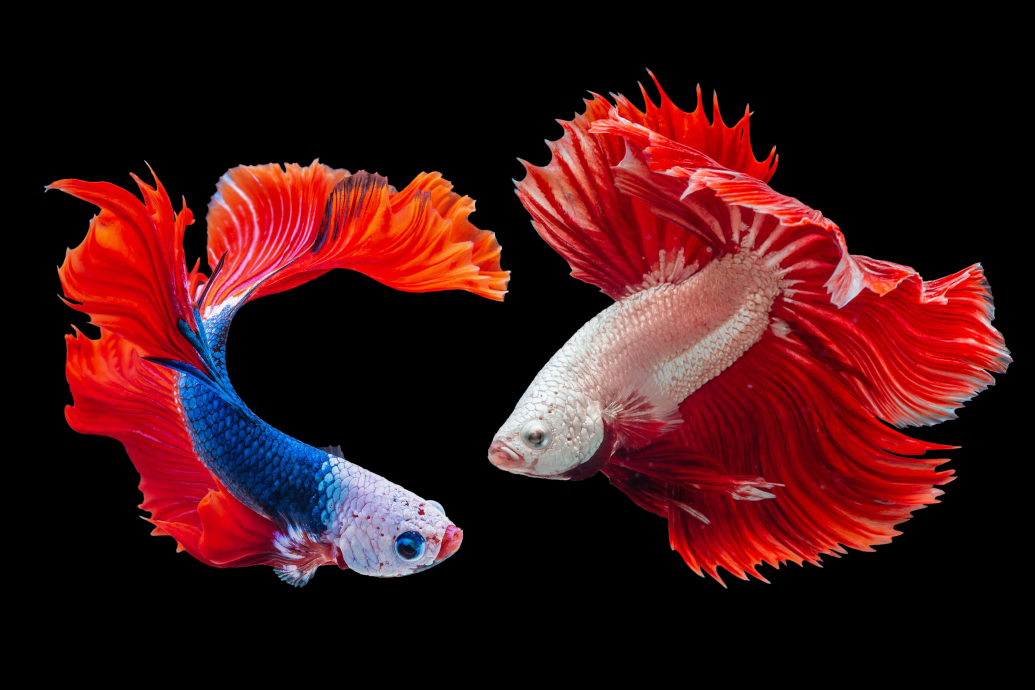
#> input picture image.jpg, 2070 x 1380 px (shown at 1/2 size)
$ python app.py
#> lines starting #> are read from the running program, lines starting #| are printed output that depends on the picture
from PIL import Image
import numpy as np
img = Image.open('image.jpg')
#> img is the input picture: PIL image 2070x1380 RGB; mean R, G, B 60.8, 19, 21.1
new_width = 200
new_height = int(img.size[1] * (new_width / img.size[0]))
#> new_height = 133
resized_img = img.resize((new_width, new_height))
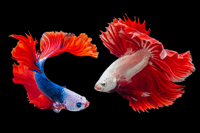
#> resized_img: PIL image 200x133 RGB; mean R, G, B 61, 19.1, 21.2
gray_image = resized_img.convert('L')
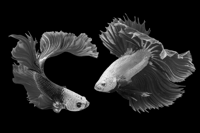
#> gray_image: PIL image 200x133 L; min 0, max 243, mean 31.9
img_array = np.asarray(gray_image)
ascii_chars = brightness_chars = '@%#X*+=-:. '
ascii_art = ''
for row in img_array:
    for brightness in row:
        ascii_art += ascii_chars[int(brightness / 255 * (len(ascii_chars) - 1))]
    ascii_art += '\n'
#> this loop made 133 passes
with open('image_ascii.txt', 'w') as f:
    f.write(ascii_art)
